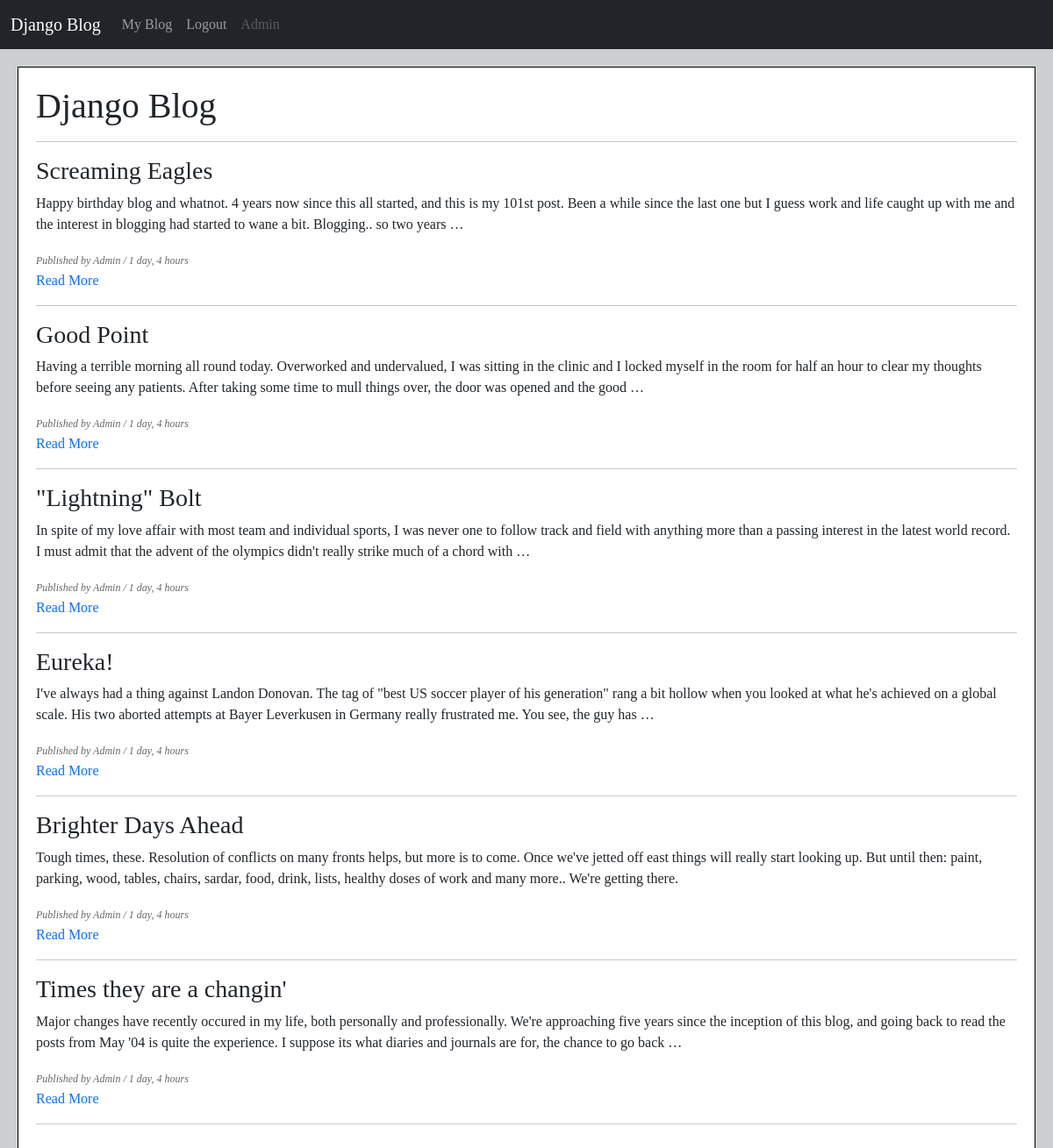
The app's page / (signed in) with its own data.
### blog/models.py (models this page shows, shortened)
class Blog(models.Model):
    author = models.ForeignKey(User, on_delete=models.CASCADE)
    title = models.CharField(max_length=150)
    text = models.TextField()
    published_date = models.DateTimeField(auto_now=True)
    updated_date = models.DateTimeField(auto_now_add=True)

### blog/views.py (the view)
# urls.py: path('', views.index, name='index'),
def index(request):
    blogs = Blog.objects.all().order_by('-published_date')
    return render(request, 'blog/index.html', {'blogs':blogs})

### blog/templates/blog/index.html (shortened to what this page needs)
{% extends 'base.html' %}
{% block content %}
    <h1>Django Blog</h1><hr>
    {% for blog in blogs %}
        <h3>{{ blog.title }}</h3>
        <p>{{ blog.text|truncatewords:50 }}</p>
        <small><i>Published by {{ blog.author|title }} / {{ blog.published_date|timesince }}</i></small><br>
        <a href="{% url 'blog:detail' blog.id %}">Read More</a><br>
        <hr>
    {% empty %}
        <p>No blog has been added yet.</p>
    {% endfor %}
{% endblock %}

### templates/navbar.html (shortened to what this page needs)
<nav class="navbar navbar-dark bg-dark navbar-expand-lg">
  <div class="container-fluid">
    <a class="navbar-brand" href="{% url 'blog:index' %}">Django Blog</a>
    <div class="collapse navbar-collapse" id="navbarNavAltMarkup">
      <div class="navbar-nav">
        {% if request.user.is_authenticated %}
        <a class="nav-link" href="{% url 'blog:list' %}">My Blog</a>
            <a class="nav-link" href="{% url 'accounts:logout' %}">Logout</a>
            <a class="nav-link disabled" aria-disabled="true">{{ request.user|title }}</a>
        {% else %}
            <a class="nav-link" href="{% url 'accounts:login' %}">Login</a>
            <a class="nav-link" href="{% url 'accounts:register' %}">Sign Up</a>
        {% endif %}
      </div>
    </div>
  </div>
</nav>

### static/css/base.css (style rules this page uses)
body { background-color:rgb(205, 208, 208); font-family:cursive; }
small { font-size: 12px; color: rgb(102, 103, 104); }
a { text-decoration: none; }

### records on screen
Blog: title "Screaming Eagles", text "Happy birthday blog and whatnot. 4 years now since this all started, and this is my 101st post. Been a while since the last one but I guess work and life caught up with me and the interest in blogging had started to wane a bit. Blogging.. so two years …", author "Admin", published_date "1 day, 4 hours"
Blog: title "Good Point", text "Having a terrible morning all round today. Overworked and undervalued, I was sitting in the clinic and I locked myself in the room for half an hour to clear my thoughts before seeing any patients. After taking some time to mull things over, the door was opened and the good …", author "Admin", published_date "1 day, 4 hours"
Blog: title "\"Lightning\" Bolt", text "In spite of my love affair with most team and individual sports, I was never one to follow track and field with anything more than a passing interest in the latest world record. I must admit that the advent of the olympics didn't really strike much of a chord with …", author "Admin", published_date "1 day, 4 hours"
Blog: title "Eureka!", text "I've always had a thing against Landon Donovan. The tag of \"best US soccer player of his generation\" rang a bit hollow when you looked at what he's achieved on a global scale. His two aborted attempts at Bayer Leverkusen in Germany really frustrated me. You see, the guy has …", author "Admin", published_date "1 day, 4 hours"
Blog: title "Brighter Days Ahead", text "Tough times, these. Resolution of conflicts on many fronts helps, but more is to come. Once we've jetted off east things will really start looking up. But until then: paint, parking, wood, tables, chairs, sardar, food, drink, lists, healthy doses of work and many more.. We're getting there.", author "Admin", published_date "1 day, 4 hours"
Blog: title "Times they are a changin'", text "Major changes have recently occured in my life, both personally and professionally. We're approaching five years since the inception of this blog, and going back to read the posts from May '04 is quite the experience. I suppose its what diaries and journals are for, the chance to go back …", author "Admin", published_date "1 day, 4 hours"

### other values on screen
{{ request.user|title }} "Admin"
